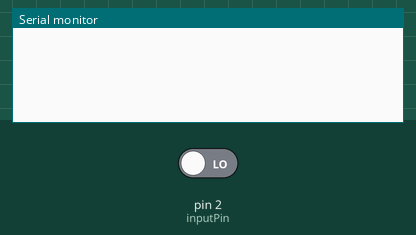
Simulated run of this sketch. Board: Arduino Uno, built with avr-gcc and run on an emulated ATmega328P. Shown: the last lines printed to the serial monitor. The test bench sets the inputs (shaded band); at power-on: pin 2 (inputPin) LOW.

Above: at 1.2 s.
1.3 s: pin 2 (inputPin) driven HIGH
At 2.5 s:
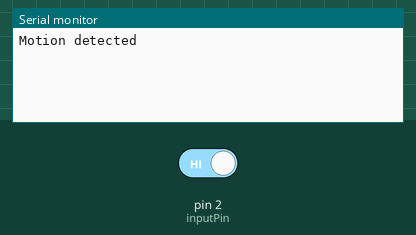
2.8 s: pin 2 (inputPin) driven LOW
At 3.7 s:
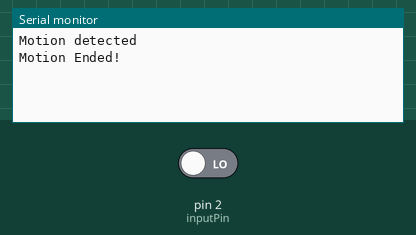

The sketch:

sketch_jun28a.ino
```cpp
int inputPin= 2;
int pirState = LOW;
int val=0;
void setup() {
  pinMode(inputPin,INPUT);
  Serial.begin(9600);
  }

void loop() {
  val = digitalRead(inputPin);

  if(val==HIGH){
    if(pirState==LOW){
      Serial.println("Motion detected");
      pirState=HIGH;
      }
    }
    else{
      if(pirState==HIGH){
        Serial.println("Motion Ended!");
        pirState=LOW;
        }
      }
  }
```

Measured:
- after the input at 1.3 s, the serial monitor: prints a new line at once (image 1)
- after the input at 2.8 s, the serial monitor: prints a new line at once (image 2)
